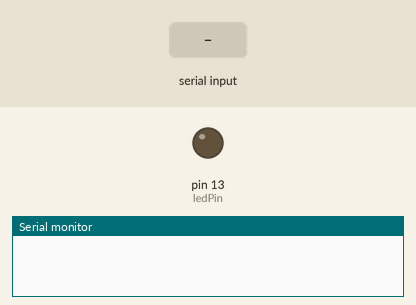
The sketch below on a simulated Arduino Uno, built with avr-gcc and run on an emulated ATmega328P. Shown: output pins drawn as LEDs (lit = HIGH), the last lines printed to the serial monitor. Dashed ring = blinking. The test bench sets the inputs (shaded band).

Above: at 1.2 s.
1.3 s: "1\n" received over the second serial link
At 1.4 s:
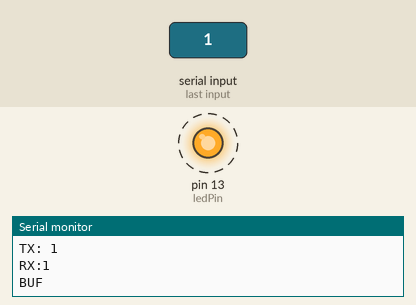
Timing chart, 0 to 4.3 s (numbered marks = the images above; inputs shaded):
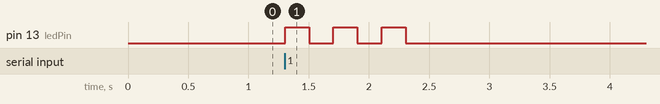

Measured:
- after the input at 1.3 s, pin 13 (ledPin): alternates HIGH for 0.20 s and LOW for 0.20 s, 6 changes in all, then stays LOW, starting at once

The sketch:

XTendGround.ino
```cpp
#define GPSLEN 100 //max length of GPS output to be sent

#include <AltSoftSerial.h>
AltSoftSerial altSerial; // TX Pin 9, RX Pin 8
int ledPin = 13;
int tLed = 200;
char pkt_buffer[200];
boolean sentencePending, sentenceRdy;
boolean txFlag;
char sentenceBuf[GPSLEN];
char sentenceBuf2[GPSLEN];
String gpsTime, gpsDate, gpsLat, gpsLon, gpsAlt, gspVgnd, gpsHdng;
int sentenceBufIndex = 0;
//end those vars

boolean rxDone = false;
boolean rxStart = false;
String thisGPS;
String msgIn = "";


void setup(){
  Serial.begin(9600);
  altSerial.begin( 9600 );
  sentencePending = false;
  sentenceRdy = false;
  sentenceBuf[0] = 0;
  sentenceBufIndex = 0;
  pinMode( ledPin, OUTPUT );
}
void loop(){
  // Copy any completed sentence to 2nd buffer
  if ( sentenceRdy ) {
    for ( int i = 0 ; i < GPSLEN ; i++ ) {
        sentenceBuf2[i] = sentenceBuf[i];
    }
    sentenceRdy = false;
  }

  char lastChar;
  while(altSerial.available()){
    lastChar = altSerial.read();
    if(lastChar == 10 && msgIn != ""){ //end of RX string
//  Commented out so ground station always replies to received packet
//      if(msgIn.substring(msgIn.indexOf(' ')) == " ok\r"){ //if this is just the acknowledgement message
//        //we're done, payload rcvd our msg
//        msgIn = "";
//      }else{
      Serial.print( "TX:" );
      //sendMyGPS();
      altSerial.println(" "+msgIn.substring(1 + msgIn.indexOf(' ')));
      //filters out the counter number at the end of rx string and send it
      Serial.println(" "+msgIn.substring(1 + msgIn.indexOf(' ')));//for logging
      Serial.println( "RX:" + msgIn );
      msgIn = "";
//      if ( sentenceRdy ) {
//        int i = 0;
//        while( sentenceBuf[i+1] != 0 ) {
//            //altSerial.write( sentenceBuf[i] );
//            Serial.write(sentenceBuf[i]);//for logging
//            //sentenceRdy = false;
//            i++;
//        }
//        Serial.print( 10 );
//      }
//      }
      sendMyGPS();
      flashLed( ledPin, tLed, 3 );
    }else{
      msgIn += lastChar;
      getCharGPS();
    }
  }
}

void getCharGPS() {

  char c;
  if ( Serial.available() ) {
    c = Serial.read();
    if ( !sentenceRdy ) {
      if ( c == 36 ) { //36 is '$', start of GPS statement - KN
        sentenceBufIndex = 0;
        sentencePending = true;
        sentenceRdy = false;
      }
      if ( sentencePending && c == 10 ) { //10 is new line - KN
        sentenceRdy = true;
        sentencePending = false;
      }
      sentenceBuf[sentenceBufIndex] = c;
      sentenceBufIndex++;
      sentenceBuf[sentenceBufIndex] = 0;
    }
  }
}
void sendMyGPS() {
  //print out sentenceBuf, all of it - KN
  int i = 0;
  if ( sentenceRdy ) {
    while( sentenceBuf[i+1] != 0 ) {
        //altSerial.write( sentenceBuf[i] );
        Serial.write( sentenceBuf[i] );//for logging
        i++;
    }
    sentenceRdy = false;
  } else { // Latest data not ready yet, use 2nd buffer
    Serial.print( "BUF" );
    while( sentenceBuf2[i+1] != 0 ) {
        //altSerial.write( sentenceBuf[i] );
        Serial.write( sentenceBuf2[i] );//for logging
        i++;
    }
  }
  Serial.write( 10 );
}

void printAndSend(String whatToSend){ //sends message to both logger and rf module
  altSerial.print(whatToSend);
  Serial.print(whatToSend);
}

void flashLed( int ledPin, int t, int num ) {
  for ( int i = 0 ; i < num ; i++ ) {
    digitalWrite( ledPin, HIGH );
    delay( t );
    digitalWrite( ledPin, LOW );
    delay( t );
  }
}
```
